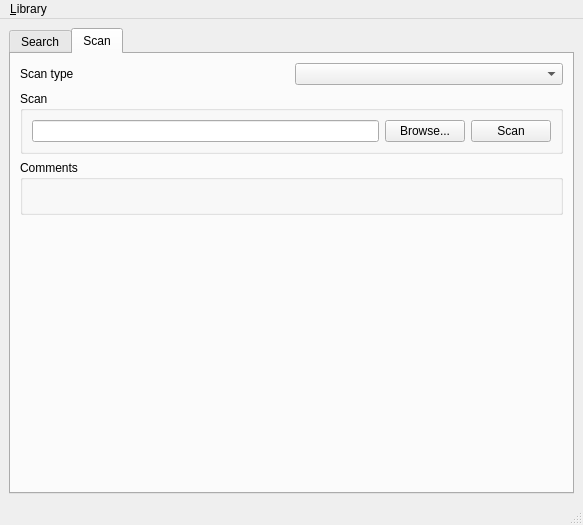
<?xml version="1.0" encoding="UTF-8"?>
<ui version="4.0">
 <class>MainWindow</class>
 <widget class="QMainWindow" name="MainWindow">
  <property name="geometry">
   <rect>
    <x>0</x>
    <y>0</y>
    <width>583</width>
    <height>525</height>
   </rect>
  </property>
  <property name="windowTitle">
   <string>eDocuments - a Simple and Productive Personal Documents Library</string>
  </property>
  <widget class="QWidget" name="centralwidget">
   <layout class="QVBoxLayout" name="verticalLayout">
    <item>
     <widget class="QTabWidget" name="tabWidget">
      <property name="enabled">
       <bool>true</bool>
      </property>
      <property name="currentIndex">
       <number>1</number>
      </property>
      <widget class="QWidget" name="search">
       <attribute name="title">
        <string>Search</string>
       </attribute>
       <layout class="QVBoxLayout" name="verticalLayout_4">
        <item>
         <layout class="QHBoxLayout" name="horizontalLayout">
          <property name="sizeConstraint">
           <enum>QLayout::SetDefaultConstraint</enum>
          </property>
          <item>
           <widget class="QLineEdit" name="search_text"/>
          </item>
          <item>
           <widget class="QPushButton" name="search_btn">
            <property name="text">
             <string>Search</string>
            </property>
           </widget>
          </item>
         </layout>
        </item>
        <item>
         <widget class="QGroupBox" name="groupBox_2">
          <property name="title">
           <string>Advance query</string>
          </property>
          <layout class="QVBoxLayout" name="verticalLayout_7">
           <item>
            <widget class="QPlainTextEdit" name="advance_query"/>
           </item>
          </layout>
         </widget>
        </item>
        <item>
         <layout class="QHBoxLayout" name="horizontalLayout_2" stretch="1,0">
          <property name="sizeConstraint">
           <enum>QLayout::SetDefaultConstraint</enum>
          </property>
          <item>
           <widget class="QListWidget" name="search_result_list"/>
          </item>
          <item>
           <layout class="QVBoxLayout" name="verticalLayout_5">
            <item>
             <widget class="QTextBrowser" name="search_result_test"/>
            </item>
            <item>
             <widget class="QGraphicsView" name="search_result_graphics"/>
            </item>
           </layout>
          </item>
         </layout>
        </item>
       </layout>
      </widget>
      <widget class="QWidget" name="scan">
       <attribute name="title">
        <string>Scan</string>
       </attribute>
       <layout class="QVBoxLayout" name="verticalLayout_2">
        <item>
         <layout class="QHBoxLayout" name="horizontalLayout_3">
          <item>
           <widget class="QLabel" name="label">
            <property name="text">
             <string>Scan type</string>
            </property>
           </widget>
          </item>
          <item>
           <widget class="QComboBox" name="scan_type"/>
          </item>
         </layout>
        </item>
        <item>
         <widget class="QGroupBox" name="direct">
          <property name="title">
           <string>Scan</string>
          </property>
          <layout class="QHBoxLayout" name="horizontalLayout_5">
           <item>
            <widget class="QLineEdit" name="scan_to"/>
           </item>
           <item>
            <widget class="QPushButton" name="scan_browse">
             <property name="text">
              <string>Browse...</string>
             </property>
            </widget>
           </item>
           <item>
            <widget class="QPushButton" name="scan_start">
             <property name="text">
              <string>Scan</string>
             </property>
            </widget>
           </item>
          </layout>
         </widget>
        </item>
        <item>
         <widget class="QGroupBox" name="groupBox">
          <property name="title">
           <string>Comments</string>
          </property>
          <layout class="QVBoxLayout" name="verticalLayout_6">
           <item>
            <widget class="QLabel" name="scan_comments">
             <property name="text">
              <string/>
             </property>
            </widget>
           </item>
          </layout>
         </widget>
        </item>
        <item>
         <spacer name="verticalSpacer">
          <property name="orientation">
           <enum>Qt::Vertical</enum>
          </property>
          <property name="sizeHint" stdset="0">
           <size>
            <width>20</width>
            <height>40</height>
           </size>
          </property>
         </spacer>
        </item>
       </layout>
      </widget>
     </widget>
    </item>
   </layout>
  </widget>
  <widget class="QMenuBar" name="menubar">
   <property name="geometry">
    <rect>
     <x>0</x>
     <y>0</y>
     <width>583</width>
     <height>24</height>
    </rect>
   </property>
   <widget class="QMenu" name="menuUpdate_library">
    <property name="title">
     <string>&amp;Library</string>
    </property>
    <addaction name="actionUpdate"/>
   </widget>
   <addaction name="menuUpdate_library"/>
  </widget>
  <widget class="QStatusBar" name="statusbar"/>
  <action name="actionUpdate">
   <property name="text">
    <string>&amp;Update</string>
   </property>
  </action>
 </widget>
 <resources/>
 <connections/>
</ui>
